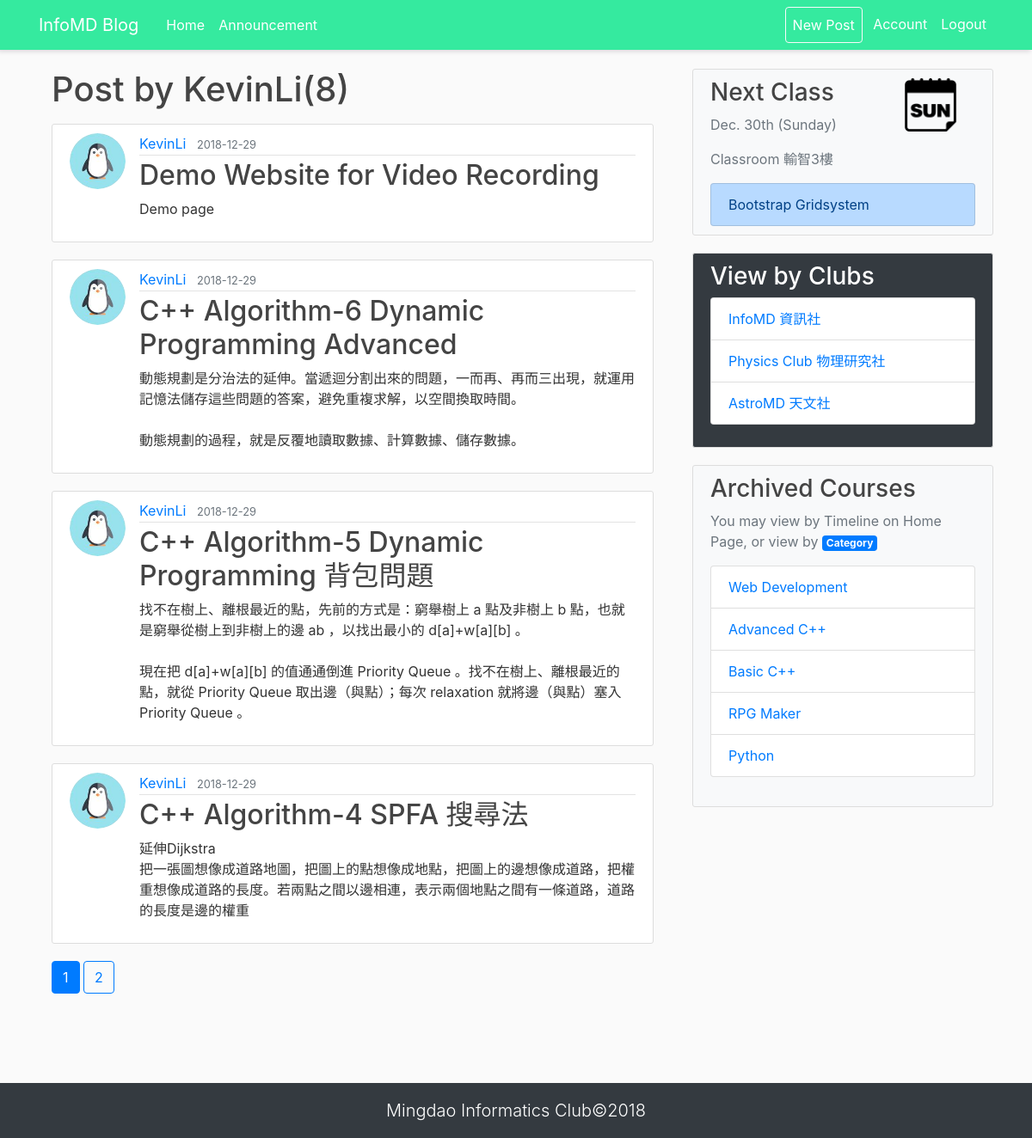
The app's page /user/KevinLi (signed in) with its own data.
### flaskBlog/models.py (models this page shows, shortened)
class User(db.Model, UserMixin):
    id = db.Column(db.Integer, primary_key=True)
    username = db.Column(db.String(20), unique = True, nullable = False)
    email= db.Column(db.String(120), unique = True, nullable = False)
    image_file = db.Column(db.String(20), nullable = False, default = 'default.jpg')
    password = db.Column(db.String(60), nullable=False)
    post = db.relationship('Post', backref = 'author', lazy = True)

class Post(db.Model):
    id = db.Column(db.Integer, primary_key=True)
    title = db.Column(db.String(100), nullable = False)
    date_posted = db.Column(db.DateTime, nullable = False, default = datetime.utcnow)
    content = db.Column(db.Text, nullable = False)
    user_id = db.Column(db.Integer, db.ForeignKey('user.id'), nullable = True)

### flaskBlog/routes.py (the view)
@app.route('/user/<string:username>')
@login_required
def user_posts(username):
    page = request.args.get('page', 1, type=int)
    user = User.query.filter_by(username=username).first_or_404()
    posts = Post.query.filter_by(author=user).order_by(Post.date_posted.desc())\
            .paginate( page = page, per_page = 4)
    return render_template('user_posts.html', posts=posts, user=user)

### flaskBlog/models.py (called while the page is built)
@login_manager.user_loader
def load_user(user_id):
    return User.query.get(int(user_id))

### flaskBlog/templates/user_posts.html (shortened to what this page needs)
<!DOCTYPE html>
<html>
{% extends "layout.html" %}
{% block content %}
  <div class="col-12">
    <h1 class="mb-3">Post by {{ user.username }}({{ posts.total }})</h1>
    {% for post in posts.items %}
        <article class="media content-section">
          <img class="rounded-circle article-img" src="{{ url_for('static', filename = 'profile_pics/' + post.author.image_file) }}">
          <div class="media-body">
            <div class="article-metadata">
              <a class="mr-2" href="{{ url_for('user_posts', username = post.author.username )}}">{{ post.author.username }}</a>
              <small class="text-muted">{{ post.date_posted.strftime('%Y-%m-%d') }}</small>
            </div>
            <h2><a class="article-title" style="cursor: pointer;" href="{{url_for('post', post_id = post.id)}}">{{ post.title }}</a></h2>
            <p class="article-content">{{ post.content }}</p>
          </div>
        </article>
    {% endfor %}
    {% for page_num in posts.iter_pages() %}
      {% if page_num %}
        {% if posts.page == page_num %}
          <a class="btn btn-primary mb-4" href="{{ url_for('user_posts', username = username, page = page_num)}}">{{ page_num }}</a>
        {% else %}
            <a class="btn btn-outline-primary mb-4" href="{{ url_for('user_posts', username=username, page = page_num)}}">{{ page_num }}</a>
        {% endif %}
      {% else %}
      ...
      {% endif %}
    {% endfor %}
  </div>
{% endblock content %}

### flaskBlog/templates/layout.html (shortened to what this page needs)
<!DOCTYPE html>
<html>
<head>
    <link rel="stylesheet" href="https://maxcdn.bootstrapcdn.com/bootstrap/4.0.0/css/bootstrap.min.css">
    <link rel="stylesheet" type="text/css" href="{{ url_for('static', filename='main.css') }}">
</head>
<body>
    <header class="site-header">
      <nav class="navbar navbar-expand-md navbar-dark bg-steel fixed-top" style="box-shadow: -2px 2px 5px 0px rgba(219,215,219,1);">
        <div class="container">
          <a class="navbar-brand mr-4" href="#">InfoMD Blog</a>
          <div class="collapse navbar-collapse" id="navbarToggle">
            <div class="navbar-nav mr-auto">
              {% if current_user.is_authenticated %}
                <a class="nav-item nav-link" href="{{ url_for('home')}}">Home</a>
                <a class="nav-item nav-link" href="{{ url_for('about')}}">Announcement</a>
              {% endif %}
            </div>
            <div class="navbar-nav">
              {% if current_user.is_authenticated %}
                <a class="nav-item nav-link btn btn-outline-light" href="{{ url_for('new_post')}}">New Post</a>&nbsp;
                <a class="nav-item nav-link" href="{{ url_for('account')}}">Account</a>
                <a class="nav-item nav-link" href="{{ url_for('logout')}}">Logout</a>
              {% else %}
                <a class="nav-item nav-link" href="{{ url_for('login')}}">Login</a>
                <a class="nav-item nav-link" href="{{ url_for('register')}}">Register</a>
              {% endif %}
            </div>
          </div>
        </div>
      </nav>
    </header>
    <main role="main" class="container" style="margin-bottom: 5rem">
      <div class="row">
        <div class="col-md-8">
          {% block content %}{% endblock %}
        </div>
        <div class="col-md-4">
          <div class="content-section bg-light">
            <div class="row">
              <div class="col-8">
                <h3>Next Class</h3>
                <p class='text-muted'>Dec. 30th (Sunday)</p>
                <p class='text-muted'>Classroom 輸智3樓</p>
              </div>
              <div class="col-4">
                <img class="d-block w-75" src="{{url_for('static', filename='Calendar/Sunday.png')}}"><br>
              </div>
            </div>
            <ul class="list-group">
                <li class="list-group-item list-group-item-primary">Bootstrap Gridsystem</li>
            </ul>
          </div>
          <div class="content-section bg-dark">
            <h3 class="text-white">View by Clubs</h3>
            <ul class="list-group" style="margin-bottom: 1rem">
              <li class="list-group-item"><a href="">InfoMD 資訊社</a></li>
              <li class="list-group-item"><a href="">Physics Club 物理研究社</a></li>
              <li class="list-group-item"><a href="">AstroMD 天文社</a></li>
            </ul>
            </div>
          <div class="content-section bg-light">
            <h3>Archived Courses</h3>
            <p class='text-muted'>You may view by Timeline on Home Page, or view by <a class="badge badge-primary text-white">Category</a></p>
            <ul class="list-group">
              <li class="list-group-item"><a href="">Web Development</a></li>
              <li class="list-group-item"><a href="">Advanced C++</a></li>
              <li class="list-group-item"><a href="">Basic C++</a></li>
              <li class="list-group-item"><a href="">RPG Maker</a></li>
              <li class="list-group-item"><a href="">Python</a></li>
            </ul>
            <br>
          </div>
        </div>
      </div>
    </main>
    <footer class="navbar navbar-expand-md bg-dark text-white" style="height: 8vh">
        <div class="container">
        <h5 class="font-weight-light text-white" style="display: block; margin: auto">Mingdao Informatics Club©2018</h5>
        </div>
    </footer>
</body>
</html>

### flaskBlog/static/main.css (style rules this page uses)
body { background: #fafafa; color: #333333; margin-top: 5rem; }
h1, h2, h3, h4, h5, h6 { color: #444444; }
.bg-steel { background-color: #35ea9f; }
.site-header .navbar-nav .nav-link { color: #ffffff; }
.content-section { background: #ffffff; padding: 10px 20px; border: 1px solid #dddddd; border-radius: 3px; margin-bottom: 20px; }
.article-title { color: #444444; }
.article-content { white-space: pre-line; }
.article-img { height: 65px; width: 65px; margin-right: 16px; }
.article-metadata { padding-bottom: 1px; margin-bottom: 4px; border-bottom: 1px solid #e3e3e3 }

### records on screen
User: username "KevinLi"
Post: image_file (picture), author.username "KevinLi", date_posted "2018-12-29", title "Demo Website for Video Recording", content "Demo page"
Post: image_file (picture), author.username "KevinLi", date_posted "2018-12-29", title "C++ Algorithm-6 Dynamic Programming Advanced", content "動態規劃是分治法的延伸。當遞迴分割出來的問題，一而再、再而三出現，就運用記憶法儲存這些問題的答案，避免重複求解，以空間換取時間。 動態規劃的過程，就是反覆地讀取數據、計算數據、儲存數據。"
Post: image_file (picture), author.username "KevinLi", date_posted "2018-12-29", title "C++ Algorithm-5 Dynamic Programming 背包問題", content "找不在樹上、離根最近的點，先前的方式是：窮舉樹上 a 點及非樹上 b 點，也就是窮舉從樹上到非樹上的邊 ab ，以找出最小的 d[a]+w[a][b] 。 現在把 d[a]+w[a][b] 的值通通倒進 Priority Queue 。找不在樹上、離根最近的點，就從 Priority Queue 取出邊（與點）；每次 relaxation 就將邊（與點）塞入 Priority Queue 。"
Post: image_file (picture), author.username "KevinLi", date_posted "2018-12-29", title "C++ Algorithm-4 SPFA 搜尋法", content "延伸Dijkstra 把一張圖想像成道路地圖，把圖上的點想像成地點，把圖上的邊想像成道路，把權重想像成道路的長度。若兩點之間以邊相連，表示兩個地點之間有一條道路，道路的長度是邊的權重"

### other values on screen
{{ posts.total }} "8"
{{ page_num }} "1"
{{ page_num }} "2"
